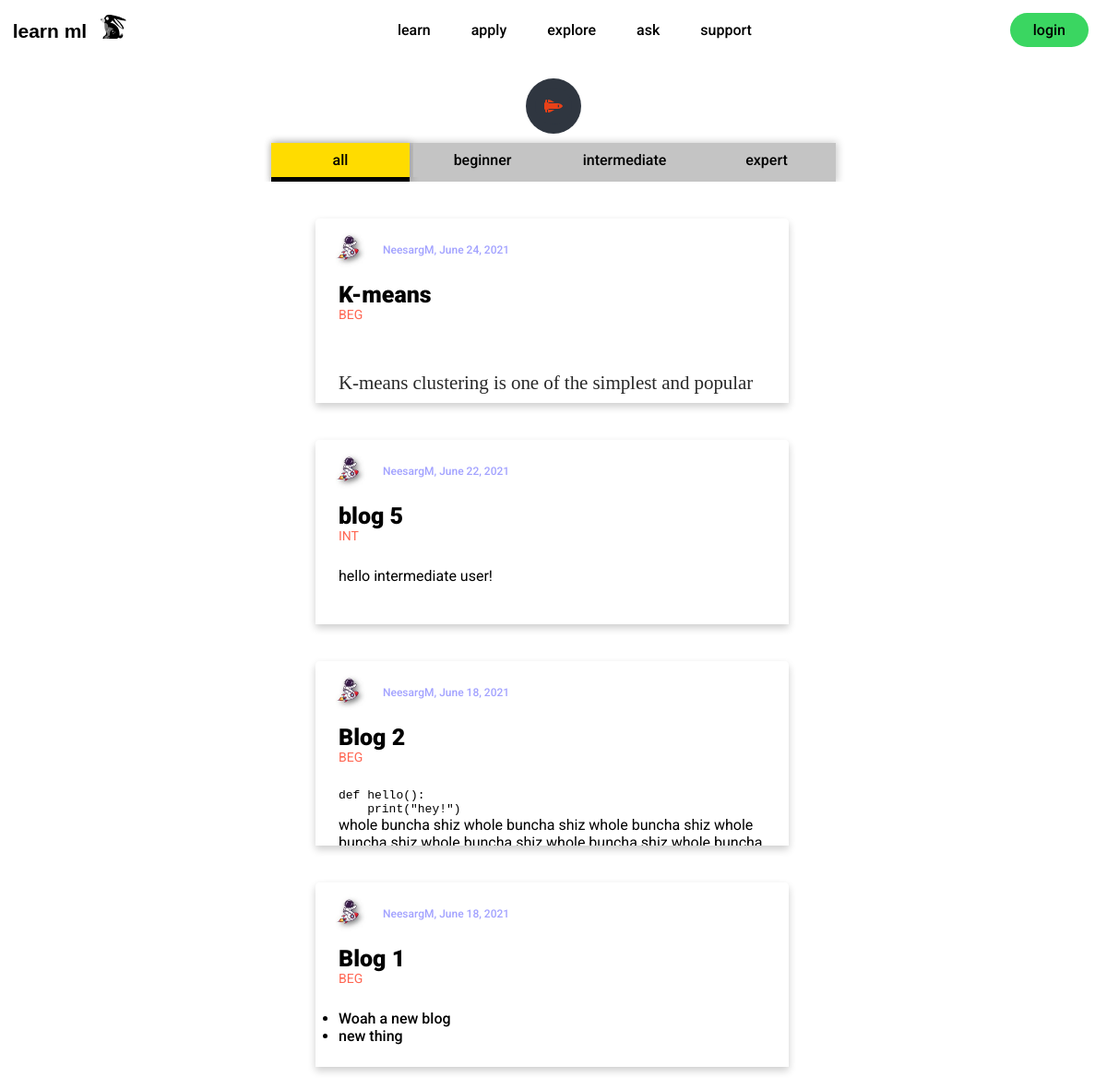
The page /explore/ on the database as committed earlier.
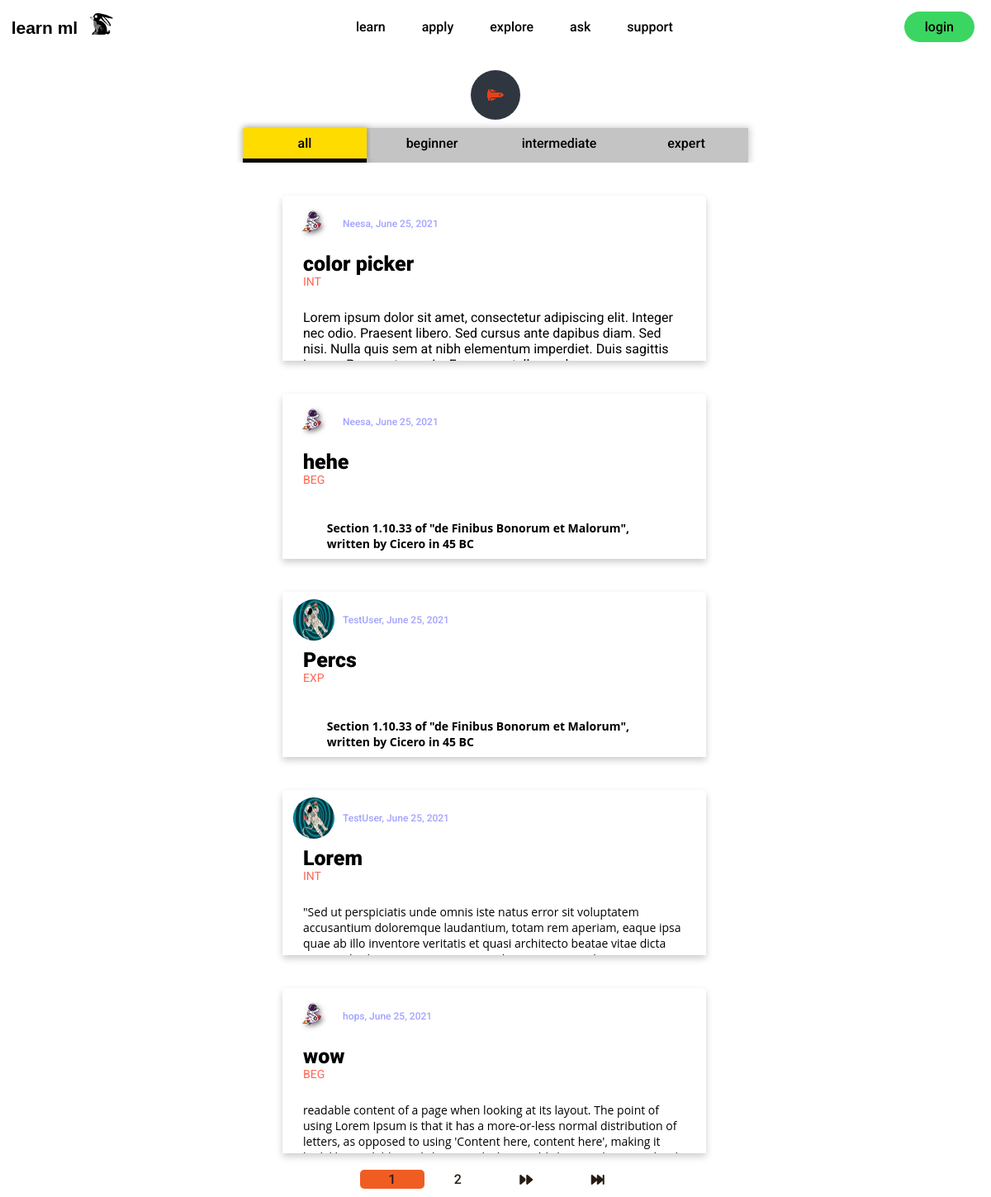
The same page on the database as committed later.
### explore/models.py (models this page shows, shortened)
class Post(models.Model):
	title = models.CharField(max_length=100)
	content = HTMLField()
	date_posted = models.DateTimeField(default=timezone.now)
	author = models.ForeignKey(User, on_delete=models.CASCADE)
	POST_AUDIENCE = [
        ('BEG', 'Beginner'),
        ('INT', 'Intermediate'),
        ('EXP', 'Expert'),
    ]
	audience = models.CharField(max_length=3, choices=POST_AUDIENCE, default='BEG',)
	likes = models.ManyToManyField(User, default=None, blank=True, related_name='likes')

### users/models.py (models this page shows, shortened)
class Profile(models.Model):
	user = models.OneToOneField(User, on_delete=models.CASCADE)
	image = models.ImageField(default='default.jpg', upload_to='profile_pics')

### explore/views.py (the view)
# urls.py: path('', PostListView.as_view(), name='explore-home'),
class PostListView(ListView):
	model = Post
	template_name = 'explore/explore.html'
	context_object_name = 'posts'
	paginate_by = 5
	def get_queryset(self):
		search_query = self.request.GET.get('search_post')
		audience_query = self.request.GET.get('audience_filter')
		object_list = self.model.objects.all().order_by('-likes', '-date_posted')
		if search_query != '' and search_query is not None:
			object_list = object_list.filter(Q(title__icontains=search_query) |
				Q(content__icontains=search_query)).distinct()
		if audience_query != '' and audience_query is not None:
			object_list = object_list.filter(audience__iexact=audience_query)
		return object_list

### explore/templates/explore/explore.html (shortened to what this page needs)
{% extends "explore/base.html" %}
{% block section %}
<section class="filter-sections">
	<form method="GET" action=".">
		<div class="search-form">
			<div class="search-box">
				<button class="search-btn" type="submit">
					<i class="fas fa-space-shuttle"></i>
				</button>
			</div>
		</div>
		<div class="audience-form">
			<div class="audience-selection">
				{% if 'audience_filter' not in request.get_full_path or request.GET.audience_filter == '' or 'search_post' not in request.get_full_path %}
				<button class="audience-btn-all-selected" type="submit" value="" name="audience_filter">
					all
				</button>
				{% else %}
				<button class="audience-btn-all" type="submit" value="" name="audience_filter">
					all
				</button>
				{% endif %}
				{% if  'audience_filter=BEG' in request.get_full_path %}
				<button class="audience-btn-beg-selected" type="submit" value="BEG" name="audience_filter">
					beginner
				</button>
				{% else %}
				<button class="audience-btn-beg" type="submit" value="BEG" name="audience_filter">
					beginner
				</button>
				{% endif %}
				{% if 'audience_filter=INT' in request.get_full_path%}
				<button class="audience-btn-int-selected" type="submit" value="INT" name="audience_filter">
					intermediate
				</button>
				{% else %}
				<button class="audience-btn-int" type="submit" value="INT" name="audience_filter">
					intermediate
				</button>
				{% endif %}
				{% if  'audience_filter=EXP' in request.get_full_path %}
				<button class="audience-btn-exp-selected" type="submit" value="EXP" name="audience_filter">
					expert
				</button>
				{% else %}
				<button class="audience-btn-exp" type="submit" value="EXP" name="audience_filter">
					expert
				</button>
				{% endif %}
			</div>
		</div>
	</form>
</section>
<section class="posts-section">
	<div class="posts-content">
		{% for post in posts %}
		<div class="post-card">
			<div class="post-card-container">
				<div class="pic-name-date">
					<img class="small-prof-pic" src="{{ post.author.profile.image.url }}">
					<p class="post-author-and-date"><a class="post-author-and-date" href="{% url 'user-posts' post.author.username %}">{{ post.author }}, {{ post.date_posted|date:"N d, Y" }}</a></p>
				</div>
				<h2><a class="post-title-link" href="{% url 'post-detail' post.id post.title %}">{{ post.title }}</a></h2>
				<p class="post-audience">{{ post.audience }}</p>
				<div class=post-content-container>
					<p class="post-content">{{ post.content|safe }}</p>
				</div>
			</div>
		</div>
		{% endfor %}
		<div class="pagination-container">
			{% if is_paginated %}
				{% for num in page_obj.paginator.page_range %}
					{% if page_obj.number == num %}
						<a class='page-current-link' href="?page={{ num }}">{{ num }}</a>
					{% elif num > page_obj.number|add:'-3' and num < page_obj.number|add:'3' %}
						<a class='page-around-link' href="?page={{ num }}">{{ num }}</a>
					{% endif %}
				{% endfor %}
				{% if page_obj.has_next %}
					<a class='page-next-link' href="?page={{ page_obj.next_page_number }}">
						<i id="ff" class="fas fa-forward"></i></a>
					<a class='page-last-link' href="?page={{ page_obj.paginator.num_pages }}"><i id="ff" class="fas fa-fast-forward"></i></a>
				{% endif %}
			{% endif %}
		</div>
</section>
{% endblock section %}

Rows that differ between the two databases and show on the page:
no longer on this page (row edited): Post: author.profile.image (placeholder picture), author "NeesargM", date_posted "June 24, 2021", title "K-means", audience "BEG", content "K-means clustering is one of the simplest and popular…"
no longer on this page (row unchanged): Post: author.profile.image (placeholder picture), author "NeesargM", date_posted "June 22, 2021", title "blog 5", audience "INT", content "hello intermediate user!"
no longer on this page (row edited): Post: author.profile.image (placeholder picture), author "NeesargM", date_posted "June 18, 2021", title "Blog 2", audience "BEG", content "def hello(): print(\"hey!\") whole buncha shiz whole buncha shiz whole buncha shiz whole…"
no longer on this page (row edited): Post: author.profile.image (placeholder picture), author "NeesargM", date_posted "June 18, 2021", title "Blog 1", audience "BEG", content "Woah a new blog new thing"
added Post: author.profile.image (placeholder picture), author "Neesa", date_posted "June 25, 2021", title "color picker", audience "INT", content "Lorem ipsum dolor sit amet, consectetur adipiscing elit. Integer nec odio. Praesent libero. Sed cursus ante dapibus diam. Sed nisi. Nulla quis sem at nibh elementum imperdiet. Duis sagittis…"
added Post: author.profile.image (placeholder picture), author "Neesa", date_posted "June 25, 2021", title "hehe", audience "BEG", content "Section 1.10.33 of \"de Finibus Bonorum et Malorum\", written by Cicero in 45 BC"
added Post: author.profile.image (picture), author "TestUser", date_posted "June 25, 2021", title "Percs", audience "EXP", content "Section 1.10.33 of \"de Finibus Bonorum et Malorum\", written by Cicero in 45 BC"
added Post: author.profile.image (picture), author "TestUser", date_posted "June 25, 2021", title "Lorem", audience "INT", content "\"Sed ut perspiciatis unde omnis iste natus error sit voluptatem accusantium doloremque laudantium, totam rem aperiam, eaque ipsa quae ab illo inventore veritatis et quasi architecto beatae vitae dicta…"
added Post: author.profile.image (placeholder picture), author "hops", date_posted "June 25, 2021", title "wow", audience "BEG", content "readable content of a page when looking at its layout. The point of using Lorem Ipsum is that it has a more-or-less normal distribution of letters, as opposed to using 'Content here, content here', making it…"
Other text that changed with them:
new list line: "1"
new list line: "2"
